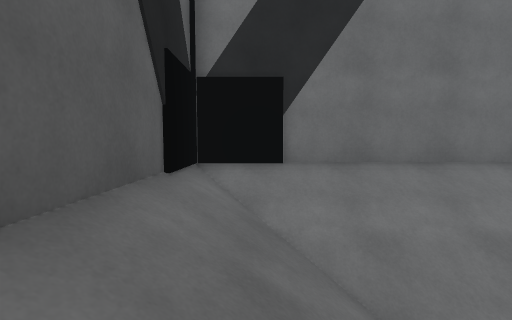
[1] (above)

12 first-person views from a walk through a 3-D level made in the Unity game engine. The camera is 1.4 m above the floor, tilts 4° down and sees 85° across. The floor is counted in squares, 1 m on a side. Each view is taken from the middle of a square. On the plan, view 1 faces up. The plan holds only what a view shows up to about 14 squares ahead; the rest is blank. The place goes on beyond the plan. The player is left out.

[2]
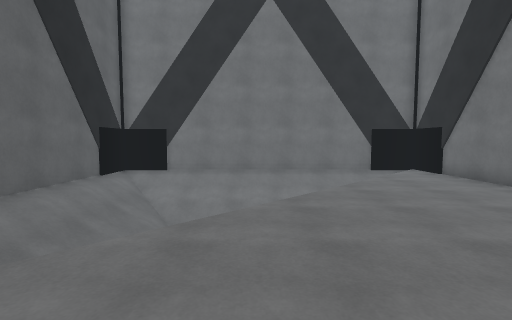

[3]
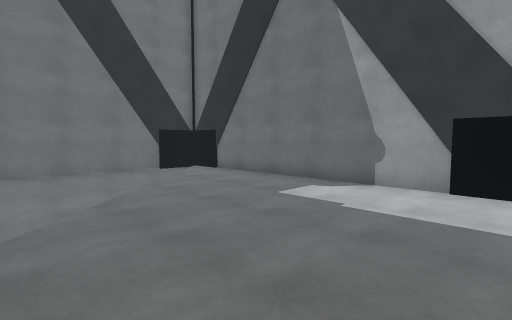

[4]
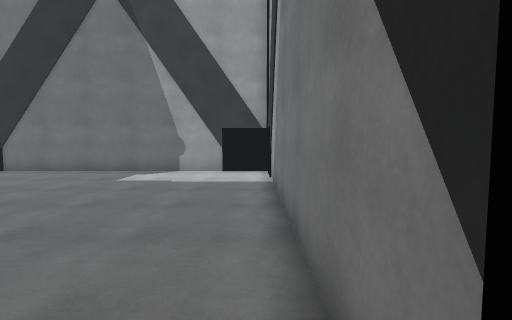

[5]
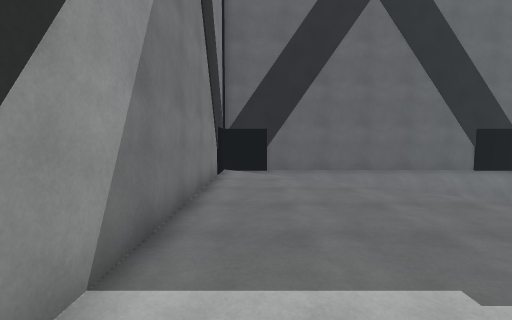

[6]
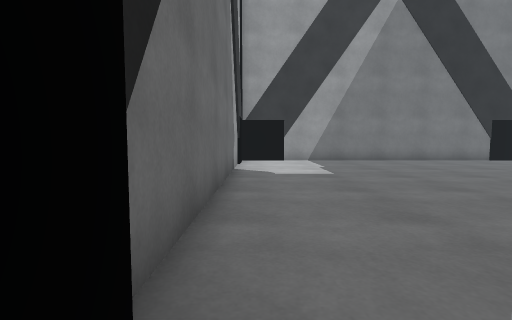

[7]
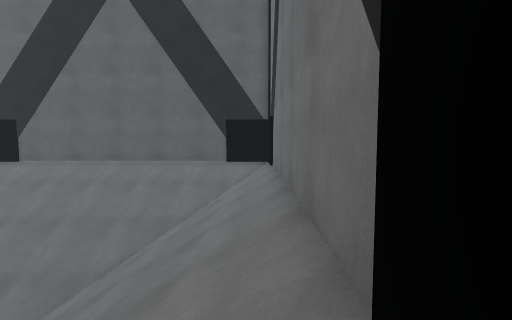

[8]
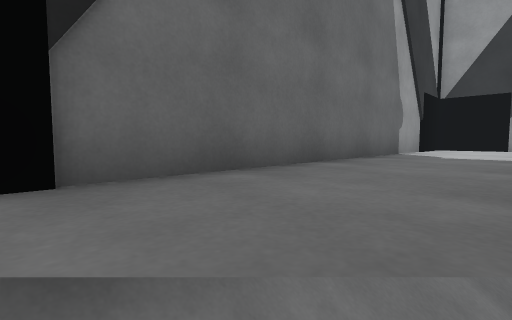

[9]
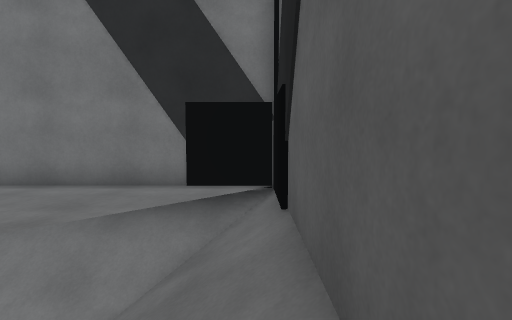

[10]
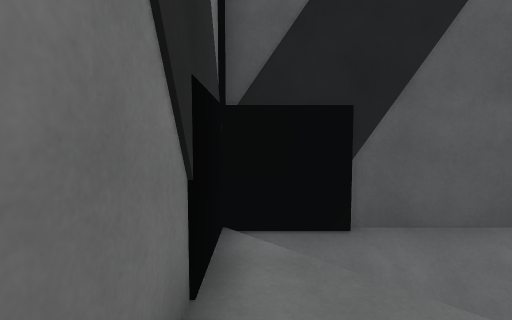

[11]
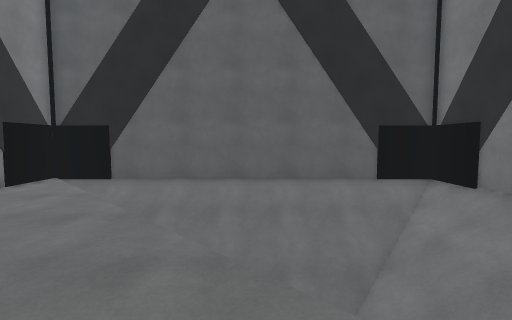

[12]
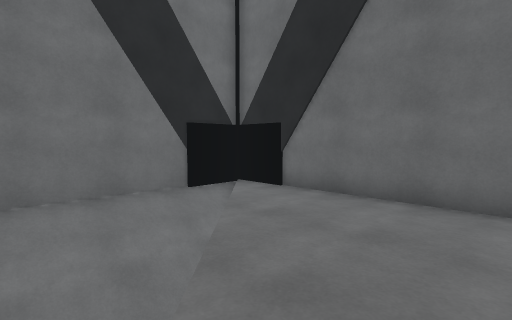

### Floor plan
Key: @ floor where view 1 was taken; # wall or solid block; . floor; / step, stairs or slope.
Columns run from 2 left of view 1 to 13 right of it. Each row starts with its distance up from view 1.
  7 ################
  6 #//////////////#
  5 #////////////#.#
  4 #///////////#..#
  3 #///////////...#
  2 #//////////....#
  1 #/////////.....#
  0 #/@//////......#
 -1 #///////.......#
 -2 #//////........#
 -3 #/////.........#
 -4 #////..........#
 -5 #//#...........#
 -6 #/#............#
 -7 #/.............#
 -8 ################

Where each view was taken, in squares from view 1:
view 1: 0 up, 0 right, facing up
view 2: 7 down, 5 right, facing up
view 3: 7 down, 4 right, facing up-right
view 4: 7 down, 0 right, facing right
view 5: 6 down, 12 right, facing left
view 6: 6 up, 12 right, facing down
view 7: 6 up, 12 right, facing left
view 8: 5 up, 10 right, facing down-right
view 9: 1 down, 1 left, facing down
view 10: 7 down, 3 right, facing left
view 11: 0 up, 9 right, facing left
view 12: 1 down, 6 right, facing up-right
